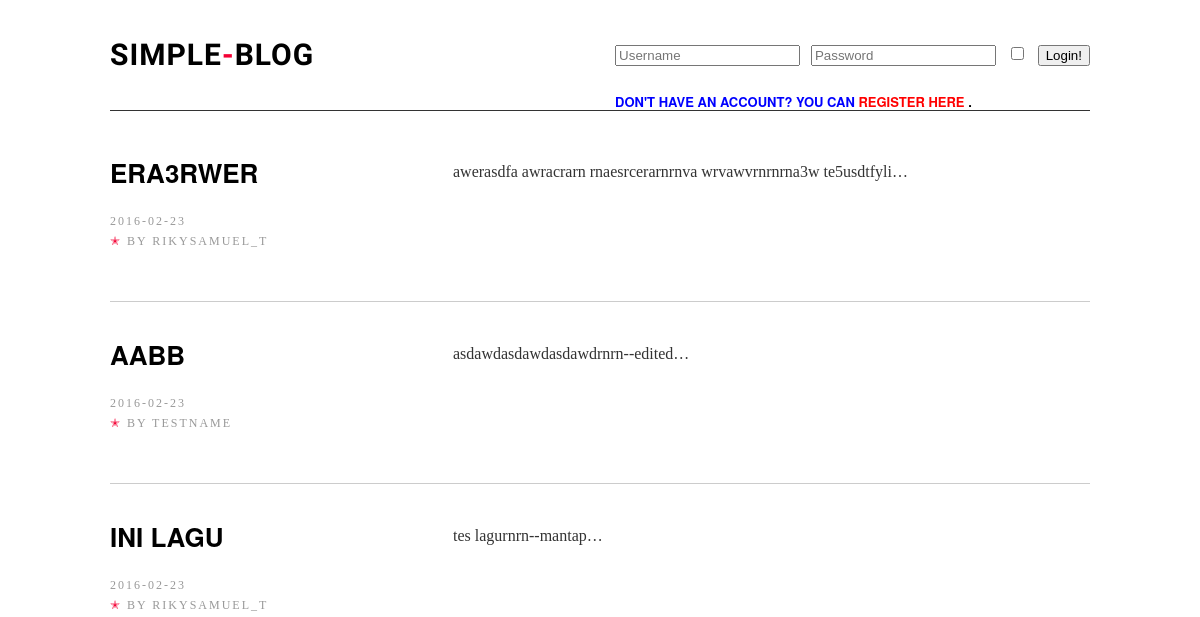
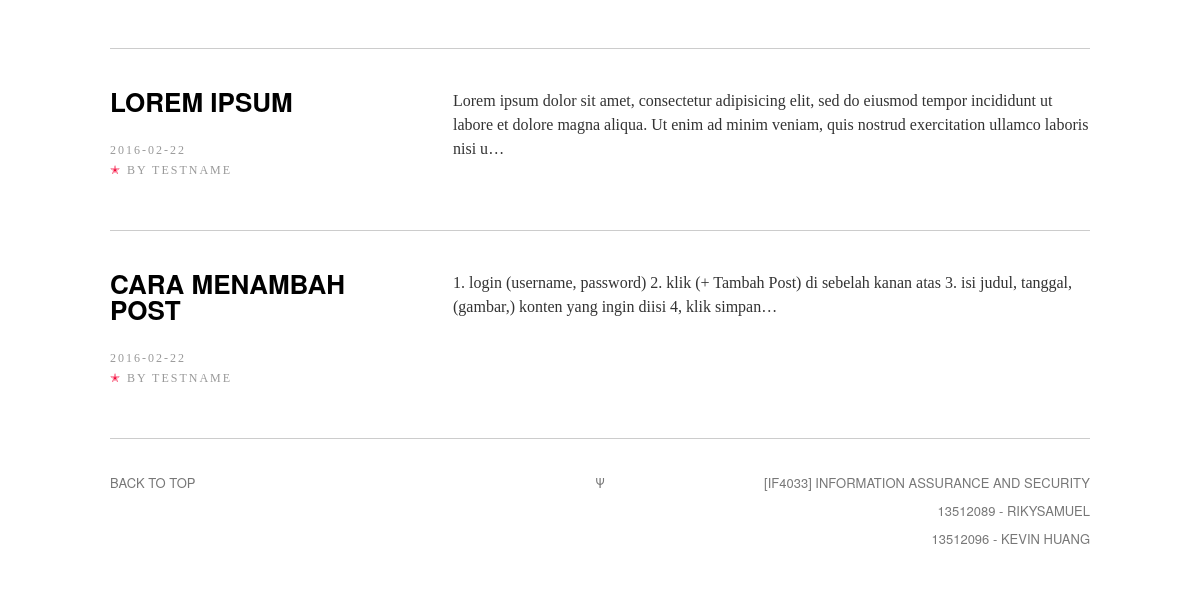
Before: / with the older database file (2 pictures, top to bottom).
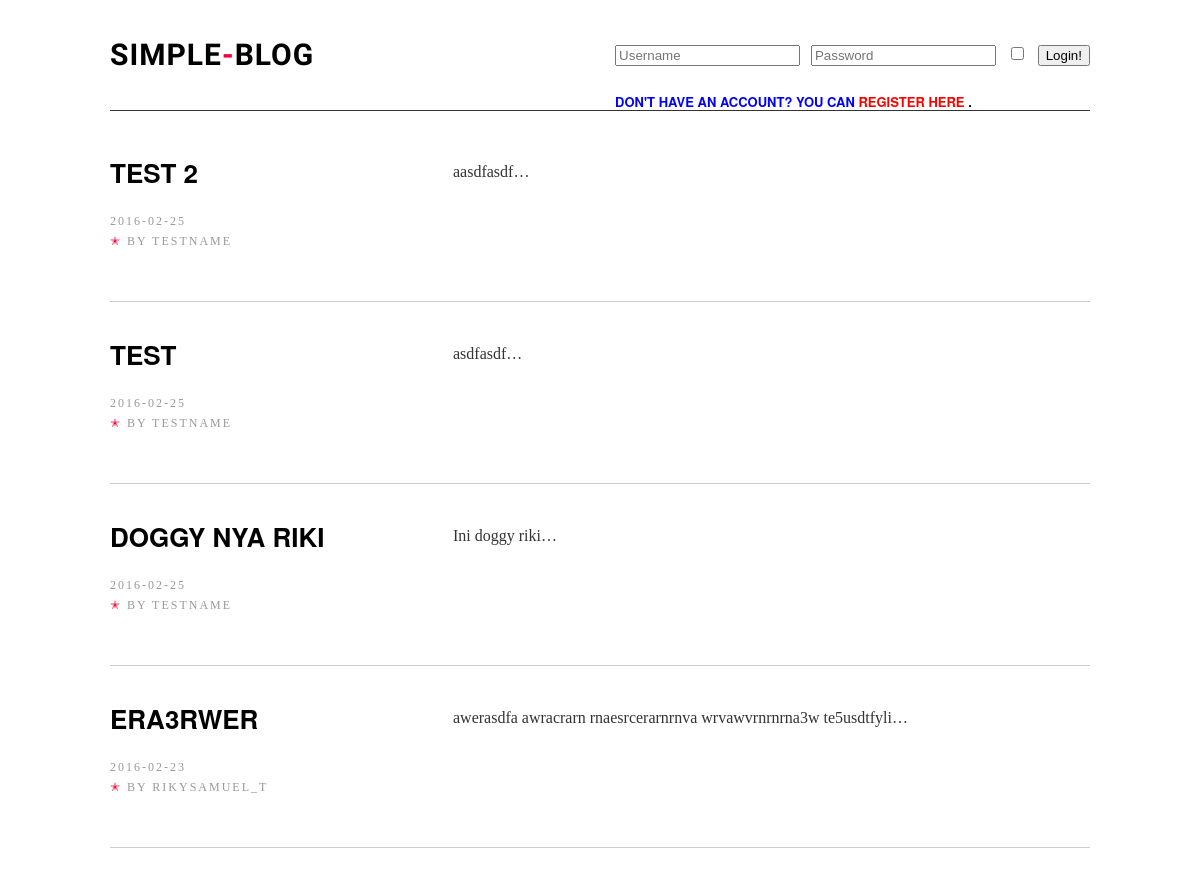
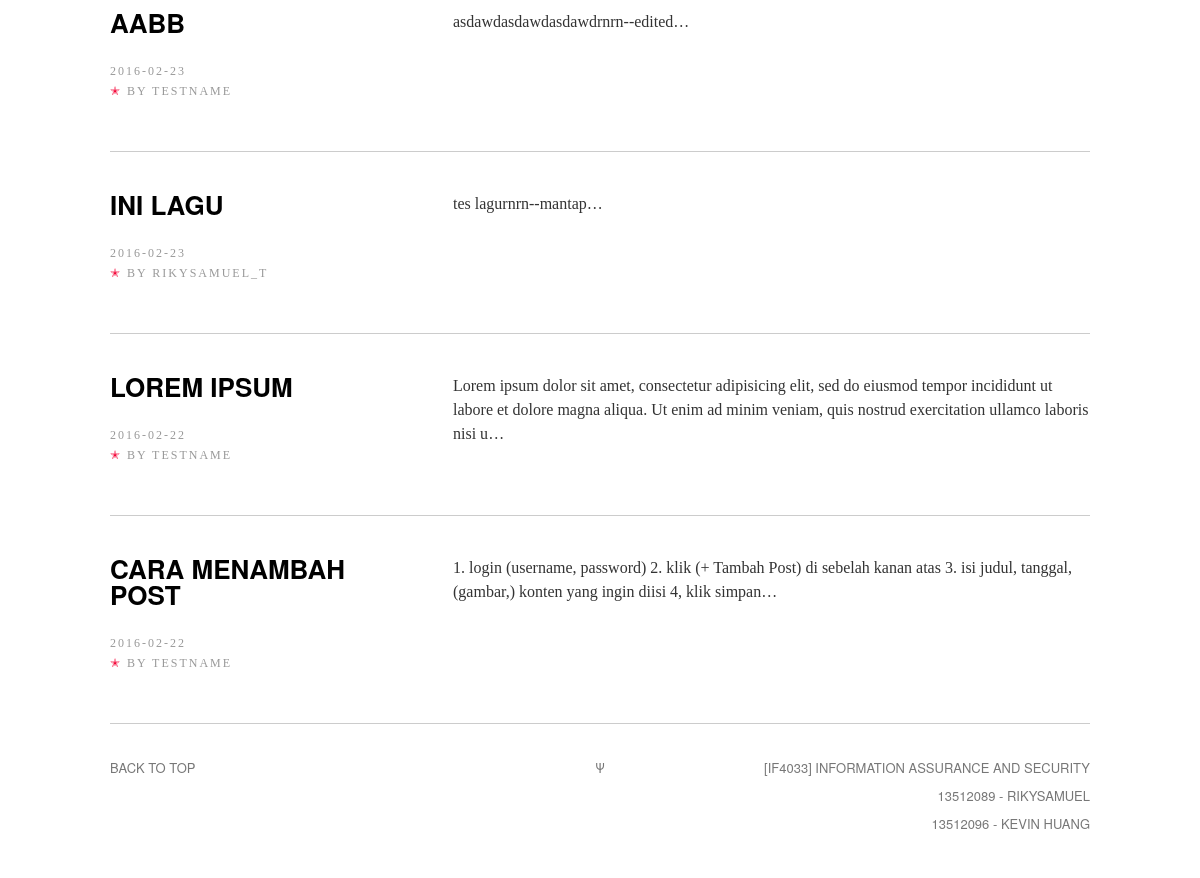
After: the same page with the newer database file (2 pictures, top to bottom).
### tables this page shows
CREATE TABLE IF NOT EXISTS `posting` (
  `ID` int(11) NOT NULL AUTO_INCREMENT,
  `JUDUL` varchar(100) DEFAULT NULL,
  `TANGGAL` date DEFAULT NULL,
  `KONTEN` varchar(8000) DEFAULT NULL,
  `USERNAME` varchar(50) NOT NULL,
  `CREATED_BY` varchar(255) NOT NULL,
  `IMAGEFILENAME` varchar(255) NOT NULL DEFAULT 'null',
  PRIMARY KEY (`ID`),
  KEY `username` (`USERNAME`)
);

CREATE TABLE IF NOT EXISTS `users` (
  `Name` varchar(255) NOT NULL,
  `Username` varchar(50) NOT NULL,
  `email` varchar(50) NOT NULL,
  `password` varchar(255) NOT NULL,
  `n` int(4) NOT NULL,
  `last_login` datetime NOT NULL,
  `last_session` varchar(255) NOT NULL,
  PRIMARY KEY (`Username`),
  KEY `Username` (`Username`)
);

### index.php (the view, shortened to what this page needs)
<!DOCTYPE html>
<html>
<head>
<link rel="stylesheet" type="text/css" href="assets/css/screen.css" />
</head>
<?php
  if (isset($_SESSION["token"])) {
    echo '<body class="default"">';
  } else {
    echo '<body class="default" onload="return cookieLogin(\''.$_SESSION["csrf-token"].'\')">';
  }
?>
<div class="wrapper">
<nav class="nav">
    <a style="border:none;" id="logo" href="index.php"><h1>Simple<span>-</span>Blog</h1></a>
    <?php
      if (isset($_SESSION["token"])) {
        echo '<ul class="nav-primary" id="nav_id_login">
                  <li><a href=\'logout.php\' style="color:red;">'; echo $_SESSION["name"]; echo ' (logout)</a></li>&nbsp;';
            echo "|";
            echo '<li><a href="add_post.php">+ Tambah Post</a></li>
              </ul>';
      } else {
        echo '<ul class="nav-primary" id="nav_id_login">
                  <form method="post" id="login_index" onsubmit="return login()">
                      <li>
                          <input type="text" id="UsernameLogin" name="UsernameLogin" placeholder="Username"/>
                          &nbsp;
                          <input type="password" id="PasswordLogin" name="PasswordLogin" placeholder="Password"/>
                          &nbsp;
                           <input id="remember" type="checkbox">
                            &nbsp;
                          <input type="hidden" name="csrf-token" id="csrf-token" value="'.$_SESSION["csrf-token"].'"/>
                          <input type="submit" value="Login!" class="submit-button"/>
                      </li>
                      <p id="login_comment" style="margin-bottom: -11px;"><br/></p>
                      <li style="color:blue;margin-left:0px;">Don\'t have an account? You can <a href="register.php" style="color:red"> register here <a/>.
                      </li>
                  </form>
              </ul>';
      }
    ?>
</nav>
<div id="home">
    <div class="posts">
        <nav class="art-list">
          <ul class="art-list-body">
            <?php
                $link=mysqli_connect("localhost","root","","my_db");
                $result = mysqli_query($link,"SELECT * FROM `posting` JOIN users WHERE posting.USERNAME = users.Username ORDER BY Posting.ID DESC");
                while($row[] = mysqli_fetch_array($result));
                for($it=0;$it<sizeof($row)-1;$it++){
                  echo '<li class="art-list-item">';
                    echo '<div class="art-list-item-title-and-time">';
                      echo '<h2 class ="art-list-title"><a href="post.php?var='.$row[$it][0].'&tok='.$_SESSION['csrf-token'].'">'.$row[$it][1].'</a></h2>';
                      echo '<div class="art-list-time">'.$row[$it][2].'</div>';
                      echo '<div class="art-list-time"><span style="color:#F40034;">&#10029;</span> By '.$row[$it][7].'</div>';
                    echo '</div>';
                    echo '<p>'.substr($row[$it][3],0,200).'&hellip;</p>';
                  echo '</li>';
                }
            ?>
          </ul>
        </nav>
    </div>
</div>
<footer class="footer">
    <div class="back-to-top"><a href="">Back to top</a></div>
    <div class="psi">&Psi;</div>
    <aside class="offsite-links">
        [IF4033] Information Assurance and Security
        <br>
        <a class="twitter-link" href="#">13512089 - Rikysamuel</a>
        <br>
        <a class="twitter-link" href="#">13512096 - Kevin Huang</a>
    </aside>
</footer>
</div>
</body>
</html>

Changed rows visible on the page:
added posting: JUDUL "TEST 2", TANGGAL "2016-02-25", USERNAME.Name "TESTNAME", KONTEN "aasdfasdf"
added posting: JUDUL "TEST", TANGGAL "2016-02-25", USERNAME.Name "TESTNAME", KONTEN "asdfasdf"
added posting: JUDUL "DOGGY NYA RIKI", TANGGAL "2016-02-25", USERNAME.Name "TESTNAME", KONTEN "Ini doggy riki"
